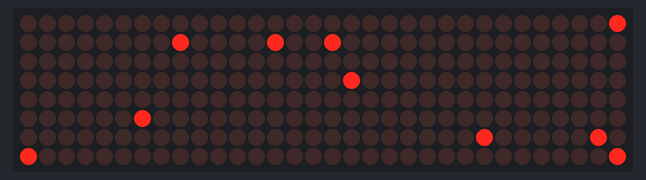
Recording of a program running on a simulated ESP32 board running MicroPython. Shown: 32×8 LED matrix. Random numbers come from a fixed seed; which way up the LED matrix modules are mounted is assumed.

Above: at 0.15 s.
At 4.88 s:
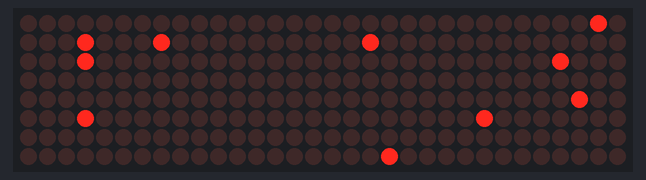
At 9.92 s:
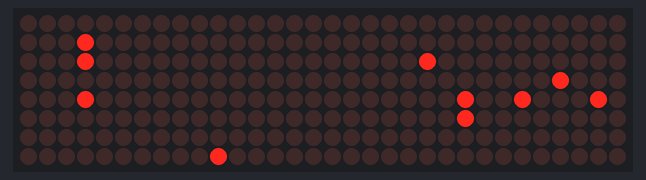
At 19.99 s:
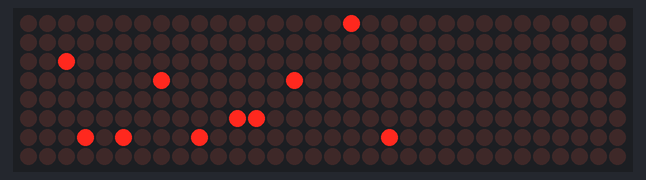
At 29.76 s:
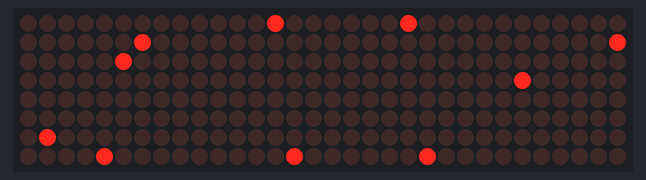
At 39.83 s:
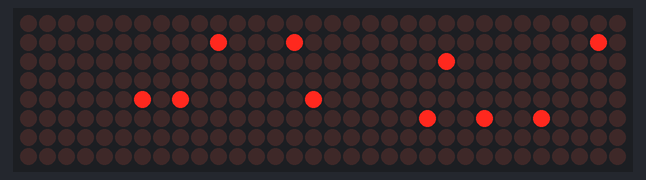

The program:

uP_-_09.60_-_matrix_8x8_random_test.py
```python
'''
 09.60 - Use the 8x8 LED Matrix with the max7219 driver using SPI

 This sketch shows how to control the 8x8 LED Matrix to draw random pixels.


 Components
 ----------
  - ESP32
  - One or more 8x8 LED matrix displays with the max7219 driver
  -     GND --> GND
  -     VCC --> 5V
  -     CS  --> GPIO 5  (SPI SS)
  -     CLK --> GPIO 18 (SPI SCK)
  -     DIN --> GPIO 23 (SPI MOSI)
  - Wires
  - Breadboard

 Documentation:
 * Pins and GPIO: https://micropython-docs-esp32.readthedocs.io/en/esp32_doc/esp32/quickref.html#pins-and-gpio
 * sleep: http://docs.micropython.org/en/latest/library/utime.html?highlight=utime%20sleep#utime.sleep
 * SPI (hardware): https://docs.micropython.org/en/latest/esp32/quickref.html#hardware-spi-bus
 * max7219: https://github.com/mcauser/micropython-max7219
 * random function: https://docs.python.org/3/library/random.html

 Course:
 MicroPython with the ESP32
 https://techexplorations.com

'''

import max7219
from machine import Pin, SPI
from utime import sleep_ms
from random import *

#spi = SPI(2, baudrate=10000000, polarity=1, phase=0, sck=Pin(18), mosi=Pin(23))
spi = SPI(2, 10000000, sck=Pin(18), mosi=Pin(23))

ss = Pin(5, Pin.OUT)
display = max7219.Matrix8x8(spi, ss, 4)
display.fill(0)
display.brightness(5)

while True:
    for x in range(10):
        display.pixel(randint(0, 31), randint(0, 7),1)
    display.show()
    sleep_ms(15)
    display.fill(0)
```
